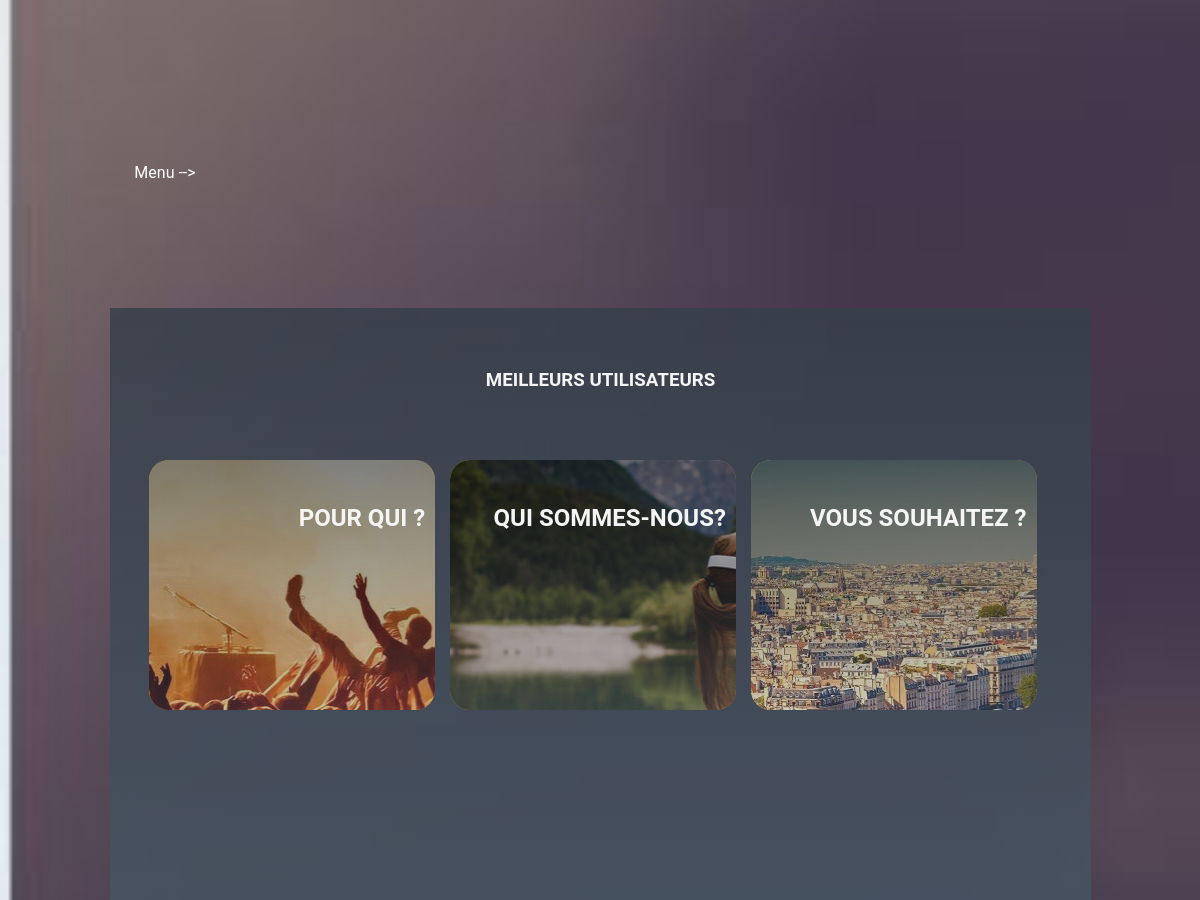
/php/index.php (middle part), run on an earlier commit of the app's database.
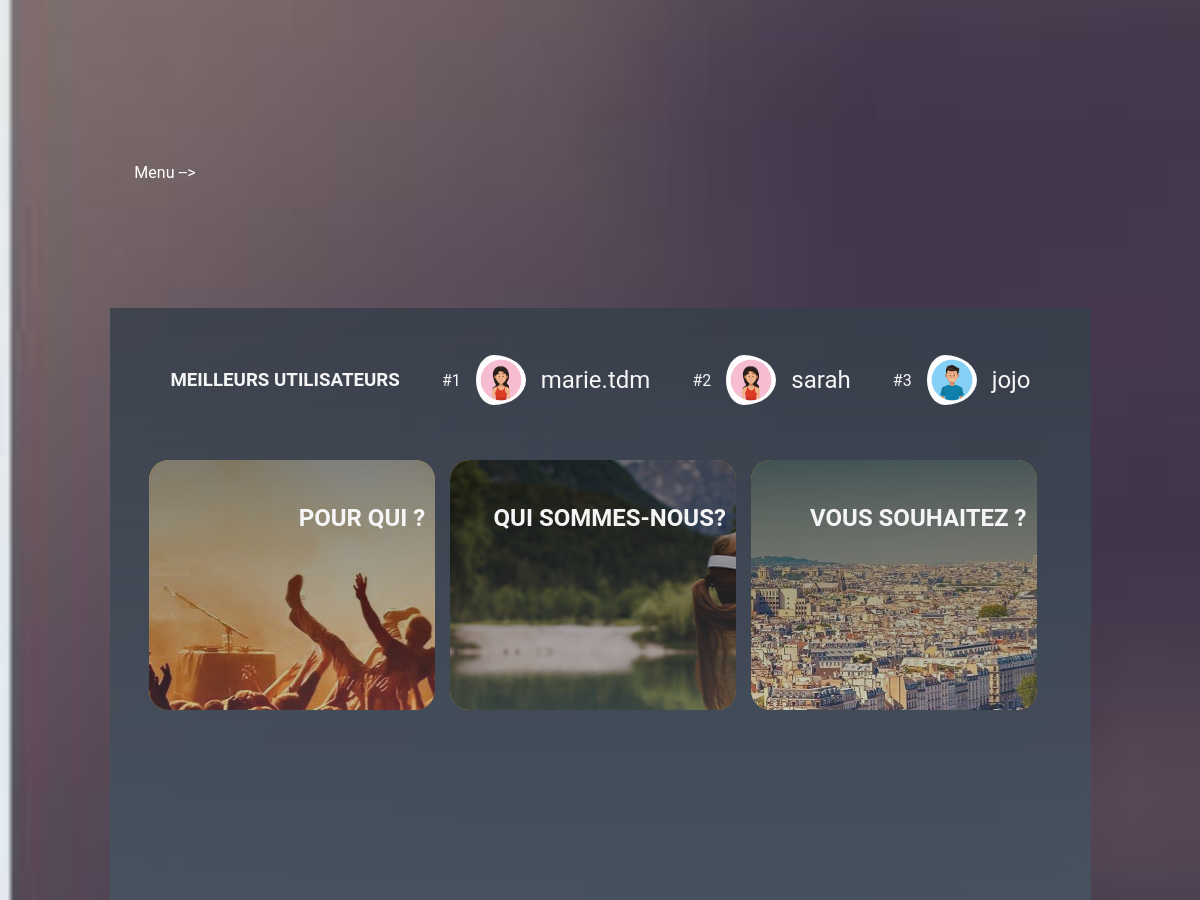
And on a later commit of the database.
### tables this page shows
CREATE TABLE `utilisateurs` (
  `id_utilisateur` int(11) NOT NULL,
  `prenom` varchar(100) NOT NULL,
  `nom` varchar(100) NOT NULL,
  `date_naissance` date NOT NULL,
  `adresse` varchar(250) NOT NULL,
  `code_postale` int(5) NOT NULL,
  `pays` varchar(100) NOT NULL,
  `telephone` int(10) NOT NULL,
  `mail` varchar(250) NOT NULL,
  `pseudo` varchar(100) NOT NULL,
  `mot_de_passe` varchar(255) NOT NULL,
  `type_utilisateur` varchar(50) NOT NULL,
  `ville` varchar(200) NOT NULL,
  `date_creation_utilisateur` datetime DEFAULT CURRENT_TIMESTAMP,
  `karma` decimal(4,2) DEFAULT '0.00'
);

### php/index.php (the view, shortened to what this page needs)
<?php
require "../controllers/bdd.php";
?>
<!DOCTYPE html>
<html lang="fr">
<head>
    <link rel="stylesheet" href="../assets/css/index.css"/>
</head>
<body>
<div style="display: flex; flex-direction: row">
    <?php
    if (isset($_SESSION['username'])) {
    require("headerConnect.php");
    } else {
    require("headerDisconnect.php");
    }
    ?>
    <div style="width: 100%;">
        <?php
        if (isset($_SESSION['id_name'])) {
        } else {
            require("headerDisconnect.php");
        }
        ?>
        <section id="myID" class="no_back">
            <div class="fond1">
                <h3> MEILLEURS UTILISATEURS</h3>
                <?php
                $req = $bdd->query('SELECT u.*, pu.url
    FROM utilisateurs as u
    LEFT JOIN photo_utilisateurs as pu
    ON u.id_utilisateur = pu.id_utilisateur
    GROUP BY u.id_utilisateur
    ORDER by u.karma DESC LIMIT 3');
                $i = 1;
                while ($donnees = $req->fetch()) {
                    ?>
                    <div class="align_best">
                        <p><?php echo "#" . $i ?></p>
                        <img src="<?php echo $donnees['url'] ?>" id="photo_best_user">
                        <a href="userProfil.php?id_user= <?php echo $donnees['id_utilisateur'] ?>"> <?php echo $donnees['pseudo'] ?></a>
                    </div>
                    <?php
                    $i++;
                }
                ?>
            </div>
            <section class="fond flex_column">
                <div class="test_container background_image">
                    <div class="test_card">
                        <div class="test_title">
                            <h2>POUR QUI ?</h2>
                        </div>
                    </div>
                </div>
                <div class="test_container background_image_1">
                    <div class="test_card">
                        <div class="test_title">
                            <h2>QUI SOMMES-NOUS?</h2>
                        </div>
                    </div>
                </div>
                <div class="test_container background_image_2">
                    <div class="test_card">
                        <div class="test_title">
                            <h2>VOUS SOUHAITEZ ?</h2>
                        </div>
                    </div>
                </div>
            </section>
        </section>
    </div>
</div>
</body>
<?php
require("footer.php");
?>
</html>

### php/headerDisconnect.php (shortened to what this page needs)
<html>
<head>
    <link rel="stylesheet" href="../assets/css/headerConnect.css"/>
</head>
<div id="display" style="background: linear-gradient(-90deg, rgba(0, 0, 0, 0.2), rgba(0, 0, 0, 0.2));height: fit-content;position: -webkit-sticky;position: sticky;top: 0;">
    <ul>
        <li><a>Menu --></a></li>
    </ul>
</div>
</html>

### php/footer.php (shortened to what this page needs)
<link rel="stylesheet" href="../assets/css/footer.css"/>

### assets/css/index.css (style rules this page uses)
body { margin:0 !important; padding: 0; font-family: 'Roboto', sans-serif; color: whitesmoke; background: url(../images/test.jpg) no-repeat fixed; background-size: cover; }
html { scroll-behavior: smooth; }
.no_back { background:linear-gradient(180deg, rgba(0, 0, 0, 0.7), rgba(97, 114, 133, 1)) no-repeat fixed; background-size: cover; padding:3% 0 5% 0; content: ''; display: block; transition: all 1s; margin-bottom: 50%; height: 95vh; margin-right: 10%; }
.fond { margin-left: 3%; margin-right: 3%; padding: 10px 10px 10px 10px; border-radius: 38px; top: 195px; background: none; }
.fond1 { margin-left: 3%; background: none; margin-right: 3%; padding: 10px 10px 10px 10px; border-radius: 15px; top: 195px; text-align: center; margin-bottom: 3%; display: flex; justify-content: space-around; }
.fond1 h3 { color: whitesmoke; }
#photo_best_user { width: 50px; height: 50px; border-radius: 50%; }
.align_best { display: flex; align-items: center; justify-content: space-around; color: whitesmoke; }
.align_best a { text-decoration: none; color: whitesmoke; font-size: 1.5rem; padding-left: 15px; }
.align_best img { padding-left: 15px; }
.align_best p { font-size: 1rem; }
.flex_column { display: flex; flex-direction: row; }
.test_container { position: relative; width: 33%; margin-right: 15px; }
.background_image .test_card:before { background: linear-gradient(180deg, rgba(0, 0, 0, 0.5), rgba(97, 114, 133, 0.3)),url(../images/soiree.jpg); }
.background_image_1 .test_card:before { background:linear-gradient(180deg, rgba(0, 0, 0, 0.5), rgba(97, 114, 133, 0.3)), url(../images/plein_air.png); }
.background_image_2 .test_card:before { background:linear-gradient(180deg, rgba(0, 0, 0, 0.5), rgba(97, 114, 133, 0.3)), url(../images/tourisme.jpg); }
.test_container .test_card { position: relative; height: 250px; background: linear-gradient(100deg, rgba(255,215, 0,0.7), rgba(255, 140, 26, 0.7)) ; border-radius: 20px; width: 100%; margin-right: 15px; }
.test_container .test_card:before { content: ''; position: absolute; top:0; left: 0; width: 100%; height: 100%; background-position-x: -200px ; border-radius: 20px ; clip-path: circle(400px at 80% 20%); transition: 0.5s ease-in-out; }
.test_container .test_card .test_title { position: absolute; top: 50%; transform: translateY(-50%); z-index: 1000; width: 100%; height: 200px; transition: 0.7s; text-align: right; }
.test_container .test_card .test_title h2 { padding-right: 10px; }

### assets/css/headerConnect.css (style rules this page uses)
#display ul { margin:0; padding:0; list-style-type:none; text-align:center; }
#display li { float:left; margin:auto; padding:0; }
#display li a { display:block; width:100px; color:white; text-decoration:none; padding:5px; }

### assets/css/footer.css (style rules this page uses)
ul { list-style: none; }
li { display: flex; align-items: center; }

What changed in the data, as far as the page shows it:
added utilisateurs: pseudo "marie.tdm"
added utilisateurs: pseudo "sarah"
added utilisateurs: shows a picture, pseudo "jojo"
